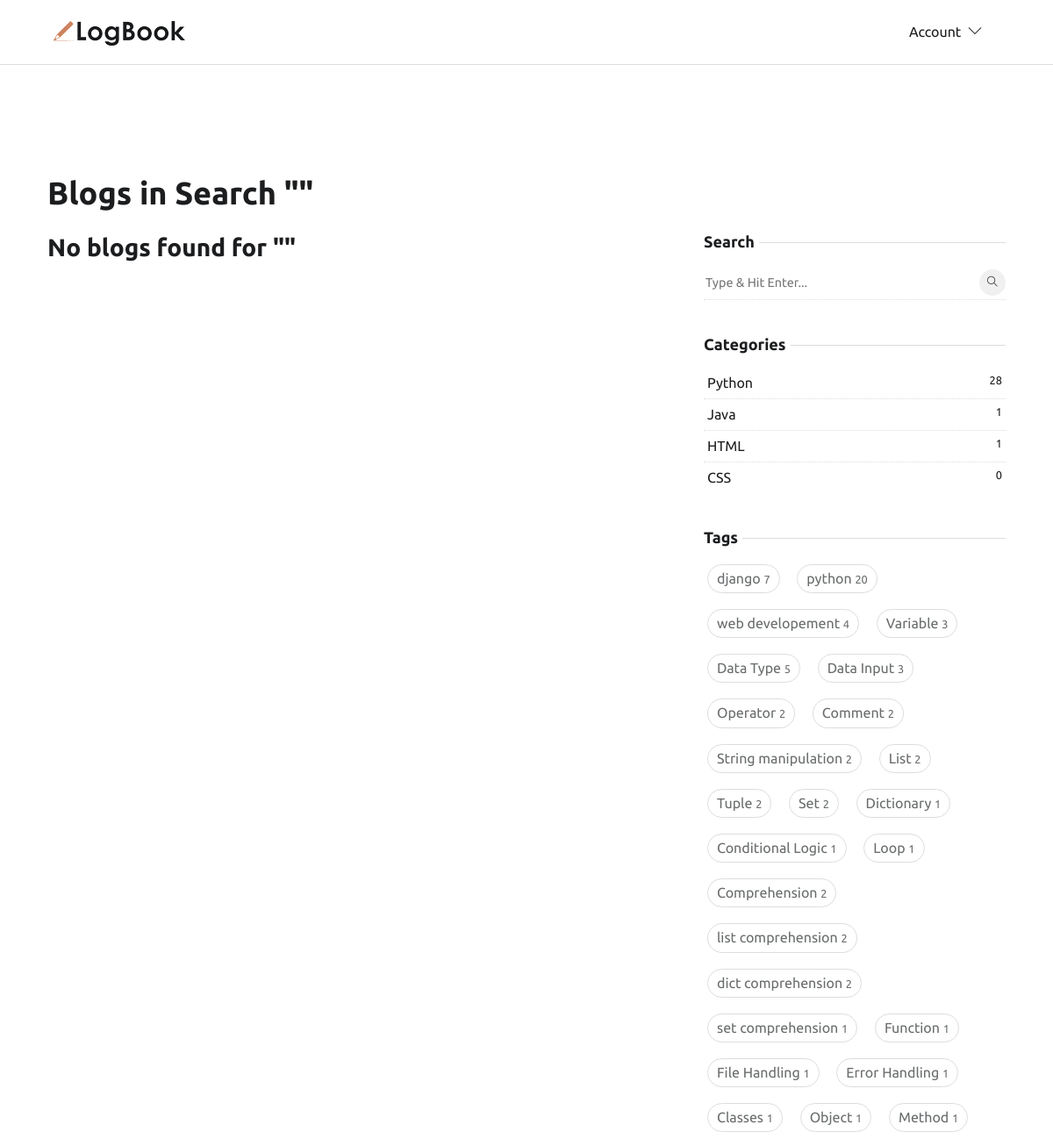
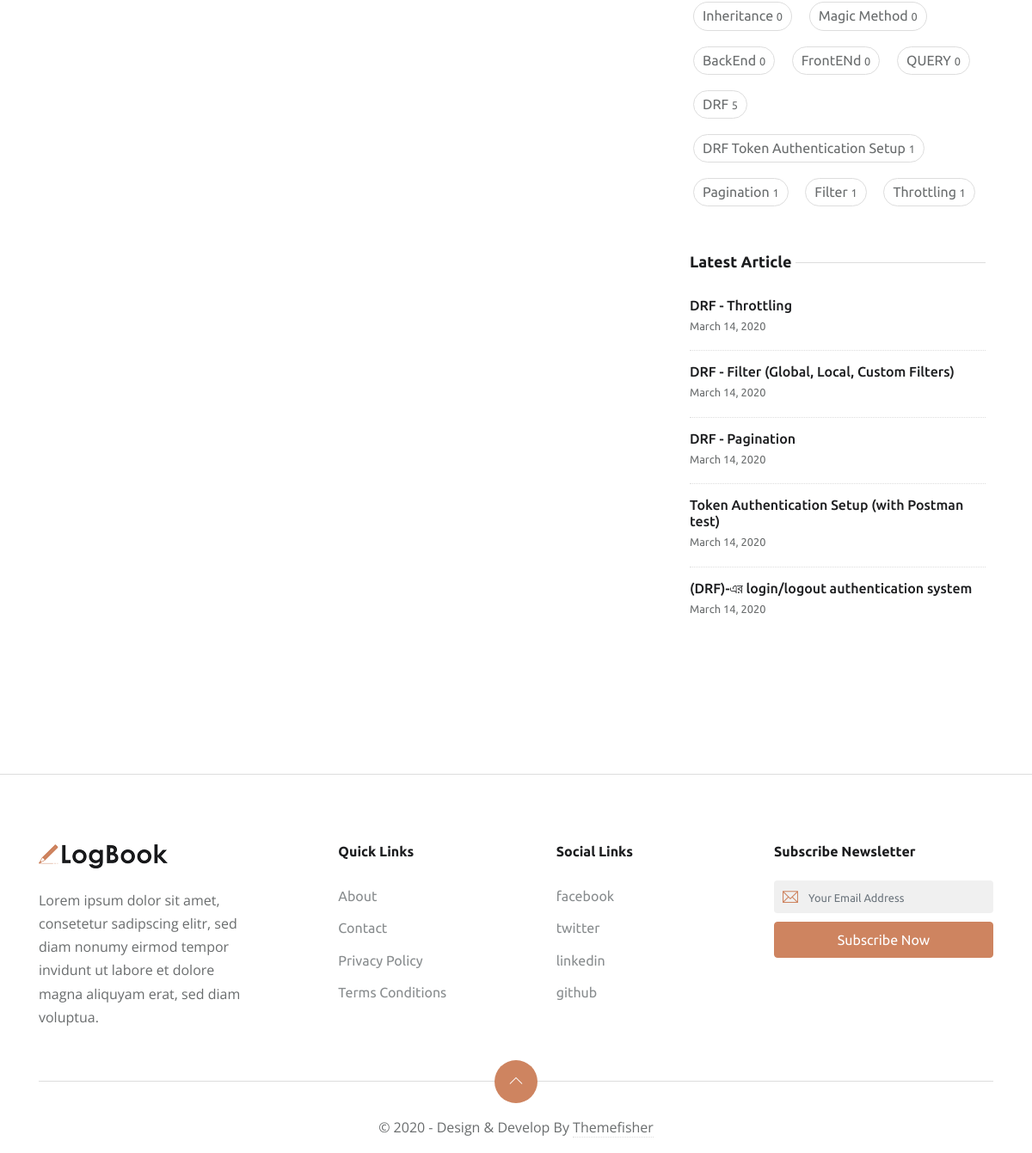
The page /search-results/ on the database its author committed (2 pictures, top to bottom).
### app_home/models.py (models this page shows, shortened)
class Category(models.Model):
    title = models.CharField(max_length=50, unique=True, db_index=True)
    slug = models.SlugField(unique=True, blank=True, null=True, max_length=300)
    class Meta:
        verbose_name = "Category"
        verbose_name_plural = "Categories"

class Tag(models.Model):
    title = models.CharField(max_length=50, unique=True, db_index=True)
    slug = models.SlugField(unique=True, blank=True, null=True, max_length=300)

class Blog(models.Model):
    author = models.ForeignKey(
        settings.AUTH_USER_MODEL, related_name='user_blogs', on_delete=models.CASCADE
    )
    title = models.CharField(max_length=100, unique=True)
    slug = models.SlugField(unique=True, blank=True, null=True, max_length=300)
    content = RichTextUploadingField()
    category = models.ForeignKey(
        Category,
        related_name='category_blogs',
        on_delete=models.CASCADE
    )
    tags = models.ManyToManyField(Tag, related_name='tag_blogs')
    created_date = models.DateTimeField(auto_now_add=True)
    updated_date = models.DateTimeField(auto_now=True)
    class Meta:
        ordering = ['-created_date']
        indexes = [models.Index(fields=['title','created_date'])]
    class Meta:
        ordering = ['-created_date']
        indexes = [models.Index(fields=['title','created_date'])]
    def get_absolute_url(self):
        return reverse('blog-detail', kwargs={'slug': self.slug})

### app_home/views.py (the view)
# urls.py: path('search-results/', SearchResultsView.as_view(), name='search-results'),
class SearchResultsView(ListView):
    model = Blog
    template_name = 'blog/search_results.html'
    context_object_name = 'blogs'
    def get_queryset(self):
        query = self.request.GET.get('q', '')
        if query:
            return Blog.objects.filter(
                Q(title__icontains=query) |
                Q(tags__title__icontains=query) |
                Q(category__title__icontains=query) |
                Q(author__username__icontains=query)
            ).distinct()
        else:
            return Blog.objects.none()
    def get_context_data(self, **kwargs):
        context = super().get_context_data(**kwargs)
        context['search_query'] = self.request.GET.get('q', '')
        return context

### app_home/context_processors.py (called while the page is built)
def get_all_categories(request):
    categories = Category.objects.all()
    return {'categories': categories}

def get_all_tags(request):
    tags = Tag.objects.all()
    return {'tags': tags}

def get_recent_blogs(request):
    recent_blogs = Blog.objects.order_by('-created_date')[:5]
    return {'recent_blogs': recent_blogs}

### templates/blog/search_results.html (shortened to what this page needs)
{% extends 'base/base.html' %}
{% load static %}
{% load custom_filters %}
{% block content %}
<section class="section">
    <div class="container p-4">
        <h2 class="mb-4">Blogs in Search "{{ search_query }}"</h2>
        <div class="row">
            {% if blogs %}
            <div class="col-lg-8 mb-5 mb-lg-0">
                {% for blog in blogs %}
                <article class="row p-3 mb-4 blog-card">
                    <!-- <div class="col-md-4 mb-4 mb-md-0">
                        <div class="post-slider slider-sm">
                            {% for img in blog.blog_images.all %}
                            <a href="{{ img.image.url }}" data-lightbox="blog-{{ blog.id }}"
                                data-title="{{ blog.title }}">
                                <img loading="lazy" src="{{ img.image.url }}" class="img-fluid" alt="{{ blog.title }}">
                            </a>
                            {% endfor %}
                        </div>
                    </div> -->
                    <div class="col-md-12">
                        <h3 class="h3"><a class="post-title" href="{{ blog.get_absolute_url }}">{{ blog.title }}</a>
                        </h3>
                        <ul class="list-inline post-meta mb-2">
                            <li class="list-inline-item"><i class="ti-user mr-2"></i>
                                <a href="{% url 'profile' blog.author.username %}">
                                    {{ blog.author.get_full_name|default:blog.author.username }}
                                </a>
                            </li>
                            <li class="list-inline-item">Date: {{ blog.created_date|date:"F d, Y" }}</li>
                            <li class="list-inline-item">
                                Categories: <a href="{% url 'category-blogs' blog.category.slug %}" class="ml-1">
                                    {{ blog.category.title }}
                                </a>
                            </li>
                            <li class="list-inline-item">Tags:
                                {% for tag in blog.tags.all %}
                                <a href="{% url 'tag-blogs' tag.slug %}" class="ml-1">{{ tag.title }}</a>
                                {% if not forloop.last %},{% endif %}
                                {% endfor %}
                            </li>
                        </ul>
                        <p>{{ blog.content|truncatewords:40|safe }}</p>
                        <a href="{% url 'blog-detail' blog.slug %}" class="btn btn-outline-primary">
                            Continue Reading
                        </a>
                    </div>
                </article>
                {% endfor %}
            </div>
            {% else %}
            <div class="col-lg-8 mb-5 mb-lg-0">
                <h3 class="mb-4">No blogs found for "{{ search_query }}"</h3>
            </div>
            {% endif %}
            <div class="col-lg-4">
                <aside class="fixed-sidebar">
                    {% include 'base/sideber.html' %}
                </aside>
            </div>
        </div>
    </div>
</section>
{% endblock content %}
{% block footer %}
{% include 'base/footer.html' %}
{% endblock footer %}

### templates/base/sideber.html (shortened to what this page needs)
{% load static %}
<div class="widget">
   <h5 class="widget-title"><span>Search</span></h5>
   <form action="{% url 'search-results' %}" method="GET" class="widget-search position-relative">
      <input id="search-query" name="q" type="search" required placeholder="Type & Hit Enter..." autocomplete="off">
      <button type="submit"><i class="ti-search"></i></button>
   </form>
</div>
<div class="widget">
   <h5 class="widget-title"><span>Categories</span></h5>
   <ul class="list-unstyled widget-list">
      {% for cat in categories %}
      <li class="cate-card p-1">
         <a href="{% url 'category-blogs' cat.slug %}" class="d-flex">
            {{cat.title}}
            <small class="ml-auto">{{cat.category_blogs.count}}</small>
         </a>
      </li>
      {% endfor %}
   </ul>
</div>
<div class="widget">
   <h5 class="widget-title"><span>Tags</span></h5>
   <ul class="list-inline widget-list-inline">
      {% for tag in tags %}
      <li class="list-inline-item cate-card p-1">
         <a href="{% url 'tag-blogs' tag.slug %}">
            {{tag.title}}
            <small class="ml-auto">{{tag.tag_blogs.count}}</small></a>
      </li>
      {% endfor %}
   </ul>
</div>
<div class="widget">
   <h5 class="widget-title"><span>Latest Article</span></h5>
   <ul class="list-unstyled widget-list">
      {% for blog in recent_blogs %}
      <li class="media widget-post align-items-center">
         <div class="media-body">
            <h5 class="h6 mb-0"><a href="{{ blog.get_absolute_url }}">{{blog.title}}</a>
            </h5>
            <small>March 14, 2020</small>
         </div>
      </li>
      {% endfor %}
   </ul>
</div>

### static/css/style.css (style rules this page uses)
body { line-height: 1.7; font-family: 'Ubuntu', sans-serif; -webkit-font-smoothing: antialiased; color: #696c6d; font-size: 16px; }
h1, h2, h3, h4, h5, h6 { color: #1c1d1f; font-family: 'Ubuntu', sans-serif; font-weight: 600; line-height: 1.2; }
h2, .h2 { font-size: 36px; }
h3, .h3 { font-size: 28px; }
h5, .h5 { font-size: 18px; }
h6, .h6 { font-size: 16px; }
body { background-color: #fff; overflow-x: hidden; }
a, a:hover, a:focus { text-decoration: none; }
a, button, select { cursor: pointer; transition: 0.2s ease; }
.section { padding-top: 100px; padding-bottom: 100px; }
.widget { background: #fff; margin-bottom: 40px; }
.widget-title { position: relative; margin-bottom: 15px; }
.widget-title span { background: #fff; position: relative; padding-right: 5px; z-index: 1; }
.widget-title::before { position: absolute; content: ""; right: 0; height: 1px; width: 100%; background: #ddd; top: 50%; }
.widget-search { position: relative; }
.widget-search input { border: 0; border-bottom: 1px dotted #ddd; width: 100%; height: 40px; }
.widget-search input::placeholder { font-size: 90%; }
.widget-search button { height: 30px; width: 30px; line-height: 30px; display: inline-block; padding: 0; background: #f0f0f0; color: #1c1d1f; text-align: center; border-radius: 50%; position: absolute; right: 0; top: 5px; border: 0; font-size: 12px; }
.widget-list li { padding: 5px 0; }
.widget-list li:not(:last-child) { border-bottom: 1px dotted #ddd; }
.widget-list li a { color: #1c1d1f; }
.widget-list-inline li { margin-bottom: 10px; }
.widget-list-inline li a { padding: 2px 10px; border: 1px solid #ddd; border-radius: 40px; display: block; color: #696c6d; }
.widget-post { padding: 15px 0 !important; }
.fixed-sidebar { position: sticky; top: 120px; }

### rows shown on the page
Category: title "Python", category_blogs.count "28"
Category: title "Java", category_blogs.count "1"
Category: title "HTML", category_blogs.count "1"
Category: title "CSS", category_blogs.count "0"
Tag: title "django", tag_blogs.count "7"
Tag: title "python", tag_blogs.count "20"
Tag: title "web developement", tag_blogs.count "4"
Tag: title "Variable", tag_blogs.count "3"
Tag: title "Data Type", tag_blogs.count "5"
Tag: title "Data Input", tag_blogs.count "3"
Tag: title "Operator", tag_blogs.count "2"
Tag: title "Comment", tag_blogs.count "2"
Tag: title "String manipulation", tag_blogs.count "2"
Tag: title "List", tag_blogs.count "2"
Tag: title "Tuple", tag_blogs.count "2"
Tag: title "Set", tag_blogs.count "2"
Tag: title "Dictionary", tag_blogs.count "1"
Tag: title "Conditional Logic", tag_blogs.count "1"
Tag: title "Loop", tag_blogs.count "1"
Tag: title "Comprehension", tag_blogs.count "2"
Tag: title "list comprehension", tag_blogs.count "2"
Tag: title "dict comprehension", tag_blogs.count "2"
Tag: title "set comprehension", tag_blogs.count "1"
Tag: title "Function", tag_blogs.count "1"
Tag: title "File Handling", tag_blogs.count "1"
Tag: title "Error Handling", tag_blogs.count "1"
Tag: title "Classes", tag_blogs.count "1"
Tag: title "Object", tag_blogs.count "1"
Tag: title "Method", tag_blogs.count "1"
Tag: title "Inheritance", tag_blogs.count "0"
Tag: title "Magic Method", tag_blogs.count "0"
Tag: title "BackEnd", tag_blogs.count "0"
Tag: title "FrontENd", tag_blogs.count "0"
Tag: title "QUERY", tag_blogs.count "0"
Tag: title "DRF", tag_blogs.count "5"
Tag: title "DRF Token Authentication Setup", tag_blogs.count "1"
Tag: title "Pagination", tag_blogs.count "1"
Tag: title "Filter", tag_blogs.count "1"
Tag: title "Throttling", tag_blogs.count "1"
Blog: title "DRF - Throttling"
Blog: title "DRF - Filter (Global, Local, Custom Filters)"
Blog: title "DRF - Pagination"
Blog: title "Token Authentication Setup (with Postman test)"
Blog: title "(DRF)-এর login/logout authentication system"
